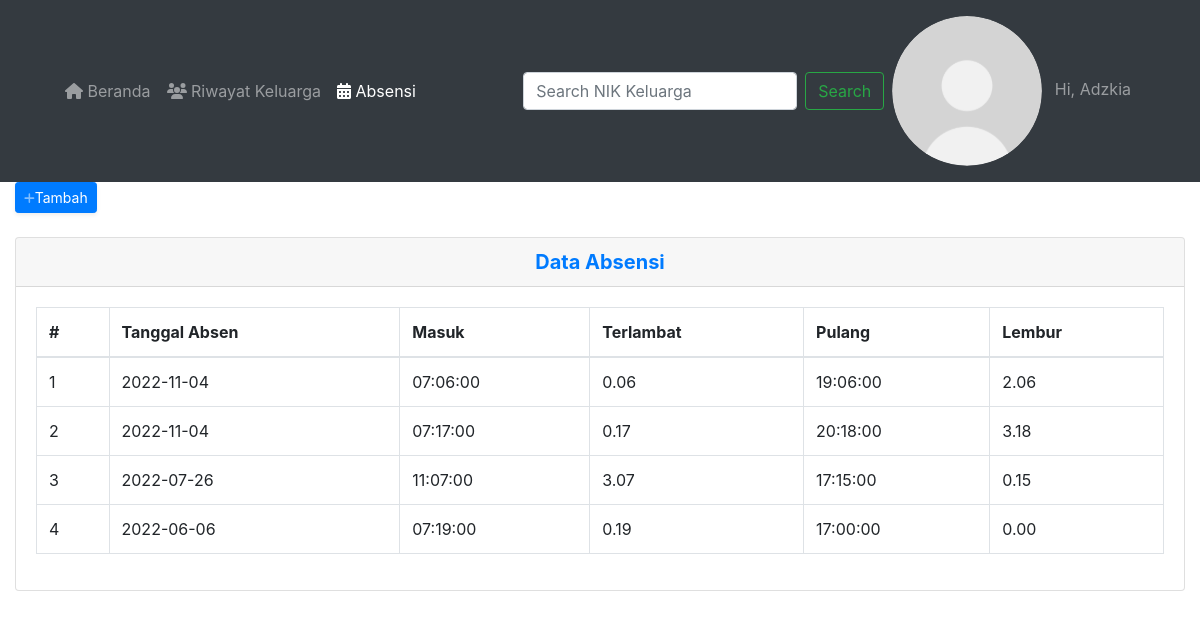
The app's page /daftar-pegawai/absensi.php with its own data.
### tables this page shows
CREATE TABLE `absensi` (
  `tgl_absen` date NOT NULL,
  `masuk` time NOT NULL,
  `terlambat` decimal(6,2) DEFAULT NULL,
  `pulang` time DEFAULT NULL,
  `lembur` decimal(6,2) DEFAULT NULL
);

### daftar-pegawai/absensi.php (the view)
<?php
include "header-absensi.php";
include("../koneksi.php");
?>
<div class="container-fluid">
    <div class="d-sm-flex align-items-center justify-content-between mb-4">
        <a href="tambah-absensi.php" class="d-none d-sm-inline-block btn btn-sm btn-primary shadow-sm"><i
                class="fas fa-plus fa-sm text-white-50"></i>Tambah</a>
    </div>
    <div class="card">
        <div class="card-header">
            <h5 class="m-0 font-weight-bold text-primary text-center">Data Absensi</h5>
        </div>
        <div class="card-body">
            <table class="table table-bordered">
                <thead>
                    <tr>
                        <th>#</th>
                        <th>Tanggal Absen</th>
                        <th>Masuk</th>
                        <th>Terlambat</th>
                        <th>Pulang</th>
                        <th>Lembur</th>
                    </tr>
                </thead>
                <tbody>
                    <?php
                        $query = mysqli_query($koneksi, "SELECT * FROM absensi  ORDER BY tgl_absen DESC");
                        $no = 1;
                        while ($data = mysqli_fetch_array($query)) {
                        ?>
                    <tr>
                        <td><?= $no++ ?></td>
                        <td><?= $data['tgl_absen'] ?></td>
                        <td><?= $data['masuk'] ?></td>
                        <td><?= $data['terlambat'] ?></td>
                        <td><?= $data['pulang'] ?></td>
                        <td><?= $data['lembur'] ?></td>
                    </tr>
                    <?php } ?>
                </tbody>
            </table>
        </div>
    </div>
</div>
<?php
include("footer.php");
?>

### daftar-pegawai/header-absensi.php (shortened to what this page needs)
<!DOCTYPE html>
<html lang="id">
  <head>
    <link href="../bootstrap/css/bootstrap.min.css" rel="stylesheet">
	<link href="../bootstrap/css/bootstrap.css" rel="stylesheet">
	<link href="../bootstrap/fontawesome/css/all.css" rel="stylesheet">
	<link href="../bootstrap/css/bootstrap-datepicker.css" rel="stylesheet">
    <link href="../daftar-pegawai/style.css" rel="stylesheet">
  </head>
<body>
	<nav class="navbar navbar-expand-lg navbar-dark bg-dark">
		<div class="container">
			<div class="collapse navbar-collapse" id="navbarNavAltMarkup">
				<div class="navbar-nav">
					<a class="nav-item nav-link" href="home.php">
						<i class="fas fa-home"></i> Beranda </a>
					<a class="nav-item nav-link" href="keluarga.php">
						<i class="fas fa-users"></i> Riwayat Keluarga</a>
					<a class="nav-item nav-link active" href="absensi.php">
						<i class="fas fa-calendar-alt"></i> Absensi</a>
				</div>
			</div>
			<form class="form-inline my-2 my-lg-0" method="POST" name="cari" action="cari.php" role="search">
				<div class="form-group">
					<input class="form-control mr-sm-2" type="text" name="carinik" placeholder="Search NIK Keluarga" aria-label="Search">
				</div>
				<button class="btn btn-outline-success my-2 my-sm-0" type="submit" name="submit" id="submit" value="search">Search</button>
			</form>
			<ul class="navbar-nav d-none d-lg-flex">
        <li class="nav-item dropdown">
          <a href="#" class="nav-link" id="navbarDropdown" role="button" data-toggle="dropdown">
            <img src="/images/user_pc.svg" alt="" class="rounded-circle mr-2 profile-picture"/>
            Hi, Adzkia
          </a>
         </li>
         <li class="nav-item">
           <a href="#" class="nav-link d-line-block-mt-2">
           </a>
         </li>
        </ul>
		</div>
	</nav>

### daftar-pegawai/footer.php (shortened to what this page needs)
</body>
</html>

### daftar-pegawai/style.css (style rules this page uses)
.navbar-collapse { padding: 12px; text-align: center; }

### records on screen
absensi: tgl_absen "2022-11-04", masuk "07:06:00", terlambat "0.06", pulang "19:06:00", lembur "2.06"
absensi: tgl_absen "2022-11-04", masuk "07:17:00", terlambat "0.17", pulang "20:18:00", lembur "3.18"
absensi: tgl_absen "2022-07-26", masuk "11:07:00", terlambat "3.07", pulang "17:15:00", lembur "0.15"
absensi: tgl_absen "2022-06-06", masuk "07:19:00", terlambat "0.19", pulang "17:00:00", lembur "0.00"
